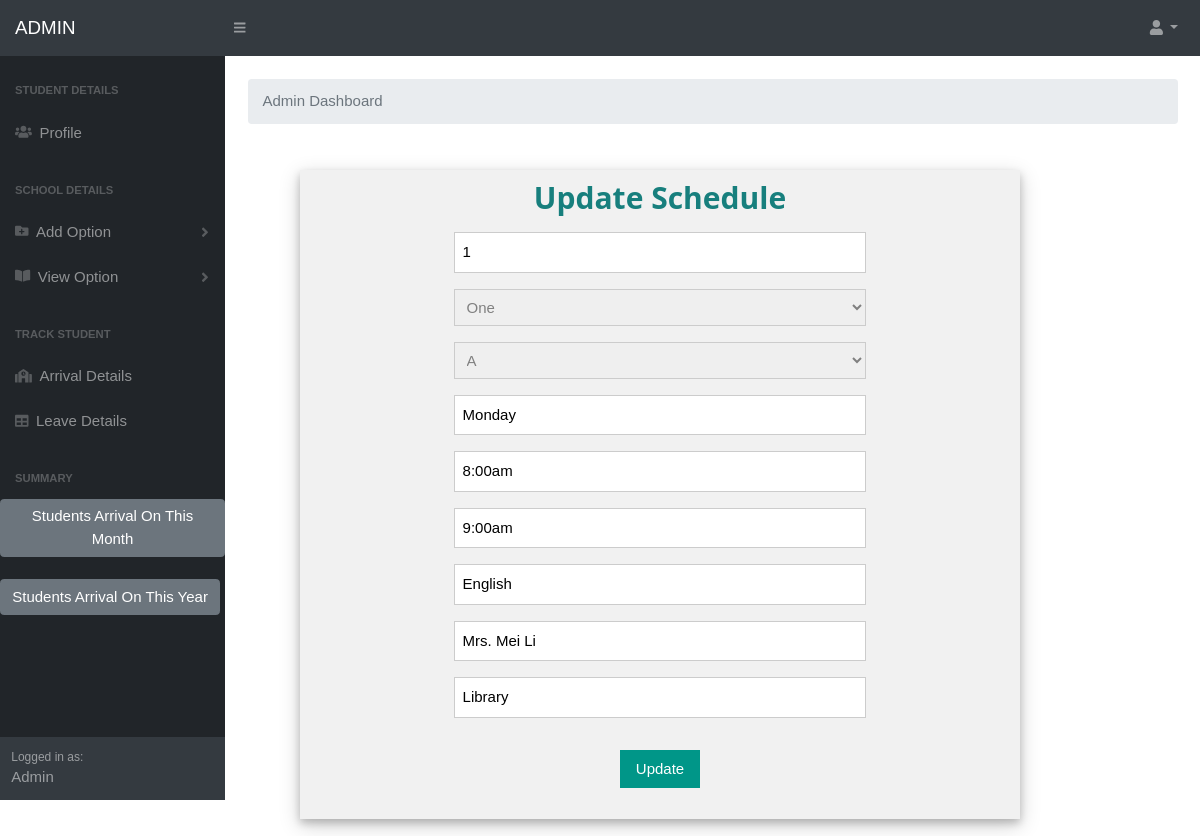
Screenshot of /updatesc.php?scid=1 (signed in) with the database file from the repository.
### tables this page shows
CREATE TABLE `sched` (
  `scid` varchar(50) NOT NULL,
  `grade` varchar(100) NOT NULL,
  `class` varchar(100) NOT NULL,
  `day` varchar(50) NOT NULL,
  `time_start` varchar(15) NOT NULL,
  `time_end` varchar(15) NOT NULL,
  `subject` varchar(15) NOT NULL,
  `teachername` varchar(100) NOT NULL,
  `venue` varchar(100) NOT NULL
);

### updatesc.php (the view, shortened to what this page needs)
<?php
include('connect.php');
 if(empty($_SESSION['aid']))
 {
	 echo "<script>window.location.href='adminlogin.php'</script>";
 }
 else
 {
    include('adminmenu.php');
    $scid=$_GET['scid'];
    $sel="select * from sched where scid='$scid'";
	$res=$con->query($sel);
	$data=mysqli_fetch_array($res);
?>
      <link rel="stylesheet"href="styles.css" >
      <link rel="stylesheet" href="w.css">
      <link href="https://cdn.datatables.net/1.10.20/css/dataTables.bootstrap4.min.css" rel="stylesheet" />
<body>
<form method="post" id='myForm' novalidate="novalidate" enctype="multipart/form-data">
<center>
<br><br>
<table width='90%' border='0' align='center'>
<tr align='center'>
<td>
<div class="w3-container w3-card-4 w3-light-grey w3-text-black " style='width:60%; position:absolute; top: 170px; right:180px;'>
<h2 class="w3-center" style='color:#177F7D'><b>Update Schedule</b></h2>
<div class="w3-row w3-section " style='width:60%;'>
    <div class="w3-rest">
      <input class="w3-input w3-border" name="scid" type="text" value="<?php echo $data['scid'] ?>" placeholder="Enter Schedule ID" required>
    </div>
</div>
<div class="w3-row w3-section" style='width:60%'>
    <div class="w3-rest">
     <select type="text" class="w3-input w3-border" name='grade' id='grade' style='color:grey' required>
		  <option><?php echo $data['grade'] ?></option>
		</select>
    </div>
</div>
<div class="w3-row w3-section" style='width:60%'>
    <div class="w3-rest">
     <select type="text" class="w3-input w3-border" name='class' id='class' style='color:grey' required>
		  <option><?php echo $data['class'] ?></option>
		</select>
    </div>
</div>
<div class="w3-row w3-section " style='width:60%;'>
    <div class="w3-rest">
      <input class="w3-input w3-border" name="day" type="text" value="<?php echo $data['day'] ?>" placeholder="Enter Day" required>
    </div>
</div>
<div class="w3-row w3-section " style='width:60%;'>
    <div class="w3-rest">
      <input class="w3-input w3-border" name="time_start" type="text" value="<?php echo $data['time_start'] ?>" placeholder="Enter Start Time" required>
    </div>
</div>
<div class="w3-row w3-section " style='width:60%;'>
    <div class="w3-rest">
      <input class="w3-input w3-border" name="time_end" type="text" value="<?php echo $data['time_end'] ?>" placeholder="Enter End Time" required>
    </div>
</div>
<div class="w3-row w3-section " style='width:60%;'>
    <div class="w3-rest">
      <input class="w3-input w3-border" name="subject" type="text" value="<?php echo $data['subject'] ?>" placeholder="Enter Subject" required>
    </div>
</div>
<div class="w3-row w3-section w3-center" style='width:60%'>
    <div class="w3-rest">
    <input class="w3-input w3-border" name="teachername" type="text" value="<?php echo $data['teachername'] ?>" placeholder="Enter Teacher Name" required>
    </div>
</div>
<div class="w3-row w3-section w3-center" style='width:60%'>
    <div class="w3-rest">
      <input class="w3-input w3-border" name="venue" type="text" value="<?php echo $data['venue'] ?>" placeholder="Enter Venue" required>
    </div>
</div>
<p class="w3-center">
<input type='submit' class="w3-button w3-section w3-teal w3-ripple" value='Update' name='update'>
</p>
</center>
</form>
</body>
</html>
<?php
 }
?>

### w.css (style rules this page uses)
html { box-sizing:border-box }
*,*:before,*:after { box-sizing:inherit }
html { -ms-text-size-adjust:100%;-webkit-text-size-adjust:100% }
body { margin:0 }
button,input,select,textarea { font:inherit;margin:0 }
button,input { overflow:visible }
button,select { text-transform:none }
button,html [type=button],[type=reset],[type=submit] { -webkit-appearance:button }
html,body { font-family:Verdana,sans-serif;font-size:15px;line-height:1.5 }
html { overflow-x:hidden }
h1,h2,h3,h4,h5,h6,.w3-slim,.w3-wide { font-family:"Segoe UI",Arial,sans-serif }
h2 { font-size:30px }
h1,h2,h3,h4,h5,h6 { font-weight:400;margin:10px 0 }
.w3-btn,.w3-btn-block,.w3-button { border:none;display:inline-block;outline:0;padding:6px 16px;vertical-align:middle;overflow:hidden;text-decoration:none!important;color:#fff;background-color:#000;text-align:center;cursor:pointer;white-space:nowrap }
.w3-button { color:#000;background-color:#f1f1f1;padding:8px 16px }
.w3-btn,.w3-btn-floating,.w3-btn-floating-large,.w3-closenav,.w3-opennav,.w3-btn-block,.w3-button { -webkit-touch-callout:none;-webkit-user-select:none;-khtml-user-select:none;-moz-user-select:none;-ms-user-select:none;user-select:none }
.w3-ripple { -webkit-transition:opacity 0s;transition:opacity 0s }
.w3-input { padding:8px;display:block;border:none;border-bottom:1px solid #808080;width:100% }
.w3-container:after,.w3-container:before,.w3-panel:after,.w3-panel:before,.w3-row:after,.w3-row:before,.w3-row-padding:after,.w3-row-padding:before,.w3-cell-row:before,.w3-cell-row:after, .w3-topnav:after,.w3-topnav:before,.w3-clear:after,.w3-clear:before,.w3-btn-group:before,.w3-btn-group:after,.w3-btn-bar:before,.w3-btn-bar:after,.w3-bar:before,.w3-bar:after { content:"";display:table;clear:both }
.w3-rest { overflow:hidden }
.w3-center { text-align:center!important }
.w3-border { border:1px solid #ccc!important }
.w3-section { margin-top:16px!important;margin-bottom:16px!important }
.w3-container { padding:0.01em 16px }
.w3-card-4,.w3-hover-shadow:hover { box-shadow:0 4px 8px 0 rgba(0,0,0,0.2),0 6px 20px 0 rgba(0,0,0,0.19)!important }
.w3-teal,.w3-hover-teal:hover { color:#fff!important;background-color:#009688!important }
.w3-light-grey,.w3-hover-light-grey:hover,.w3-light-gray,.w3-hover-light-gray:hover { color:#000!important;background-color:#f1f1f1!important }
.w3-text-black,.w3-hover-text-black:hover { color:#000!important }

### rows the page displays
sched: scid "1", grade "One", class "A", day "Monday", time_start "8:00am", time_end "9:00am", subject "English", teachername "Mrs. Mei Li", venue "Library"
